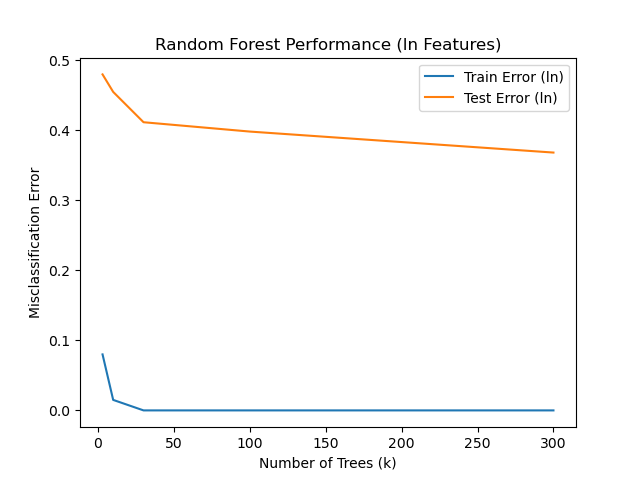

Source code (Python):
import numpy as np
import pandas as pd
from sklearn.ensemble import RandomForestClassifier
from sklearn.metrics import accuracy_score
import matplotlib.pyplot as plt

file_loc = "/Users/kevin_smith/Desktop/FSU_Relevant_Stuff/spring23/STA5635/homework/hw1/data/MADELON"
train = pd.read_fwf(file_loc + "/madelon_train.data", header = None)
train_labels = pd.read_fwf(file_loc + "/madelon_train.labels", header = None)
test = pd.read_fwf(file_loc + "/madelon_valid.data", header = None)
test_labels = pd.read_fwf(file_loc + "/madelon_valid.labels", header = None)
k_values = [3, 10, 30, 100, 300]
sqrt_features = int(np.sqrt(500))


# Combine features and labels
train['Class'] = train_labels
test['Class'] = test_labels

# d) Random subset of ln(500) features
ln_features = int(np.log(500))

train_errors_d = []
test_errors_d = []

for k in k_values:
    model = RandomForestClassifier(n_estimators=k, max_features=ln_features)
    model.fit(train.drop('Class', axis=1), train['Class'])
    
    train_pred = model.predict(train.drop('Class', axis=1))
    test_pred = model.predict(test.drop('Class', axis=1))
    
    train_error = 1 - accuracy_score(train['Class'], train_pred)
    test_error = 1 - accuracy_score(test['Class'], test_pred)
    
    train_errors_d.append(train_error)
    test_errors_d.append(test_error)

# Plot errors
plt.plot(k_values, train_errors_d, label='Train Error (ln)')
plt.plot(k_values, test_errors_d, label='Test Error (ln)')
plt.xlabel('Number of Trees (k)')
plt.ylabel('Misclassification Error')
plt.legend()
plt.title('Random Forest Performance (ln Features)')
plt.savefig("1d.png")
plt.show()

# Report errors in a table
table_d = pd.DataFrame({'K': k_values, 'Train Error (ln)': train_errors_d, 'Test Error (ln)': test_errors_d})
print("Table for d):")
print(table_d)
